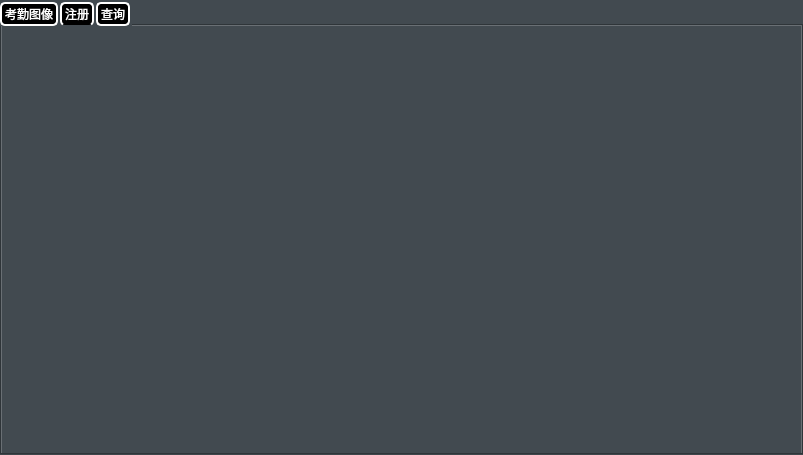
<?xml version="1.0" encoding="UTF-8"?>
<ui version="4.0">
 <class>Widget</class>
 <widget class="QWidget" name="Widget">
  <property name="geometry">
   <rect>
    <x>0</x>
    <y>0</y>
    <width>803</width>
    <height>455</height>
   </rect>
  </property>
  <property name="windowTitle">
   <string>Widget</string>
  </property>
  <property name="styleSheet">
   <string notr="true">QWidget
{
	background-color: #424a50;
}


QTabBar::tab 
{
 	padding: 3px;               /* 内边距，增加选项卡内容的空间 */
	margin-right: 2px;          /* 控制选项卡之间的距离 */
	border: 2px solid rgb(255, 255, 255);  /* 边框颜色略深于背景色 */	
	border-radius: 5px;         /* 圆角半径，5px 是小的圆角效果 */

	color: rgb(255, 255, 255);
	background-color: rgb(0, 0, 0);
	font: 16pt &quot;Microsoft YaHei UI&quot;;
}

/* 鼠标悬停时的选项卡样式 */
QTabBar::tab:hover 
{
	border-color: rgb(85, 255, 127);
}

/* 当前被选中的选项卡样式 */
QTabBar::tab:selected 
{
    border-bottom-color: transparent;  /* 选中时移除底部边框以视觉融合 */
}

</string>
  </property>
  <layout class="QHBoxLayout" name="horizontalLayout">
   <property name="leftMargin">
    <number>0</number>
   </property>
   <property name="topMargin">
    <number>2</number>
   </property>
   <property name="rightMargin">
    <number>0</number>
   </property>
   <property name="bottomMargin">
    <number>0</number>
   </property>
   <item>
    <widget class="QTabWidget" name="tabWidget">
     <property name="styleSheet">
      <string notr="true"/>
     </property>
     <property name="currentIndex">
      <number>1</number>
     </property>
     <widget class="QWidget" name="showWidget">
      <attribute name="title">
       <string>考勤图像</string>
      </attribute>
      <widget class="QLabel" name="picLb">
       <property name="geometry">
        <rect>
         <x>10</x>
         <y>10</y>
         <width>411</width>
         <height>401</height>
        </rect>
       </property>
       <property name="styleSheet">
        <string notr="true">background-color: rgb(255, 170, 255);</string>
       </property>
       <property name="text">
        <string>考勤图像</string>
       </property>
      </widget>
     </widget>
     <widget class="RegisterWin" name="registerWidget">
      <attribute name="title">
       <string>注册</string>
      </attribute>
     </widget>
     <widget class="SelectWin" name="selectWidget">
      <attribute name="title">
       <string>查询</string>
      </attribute>
     </widget>
    </widget>
   </item>
  </layout>
 </widget>
 <customwidgets>
  <customwidget>
   <class>RegisterWin</class>
   <extends>QWidget</extends>
   <header location="global">registerwin.h</header>
   <container>1</container>
  </customwidget>
  <customwidget>
   <class>SelectWin</class>
   <extends>QWidget</extends>
   <header location="global">selectwin.h</header>
   <container>1</container>
  </customwidget>
 </customwidgets>
 <resources/>
 <connections/>
</ui>
